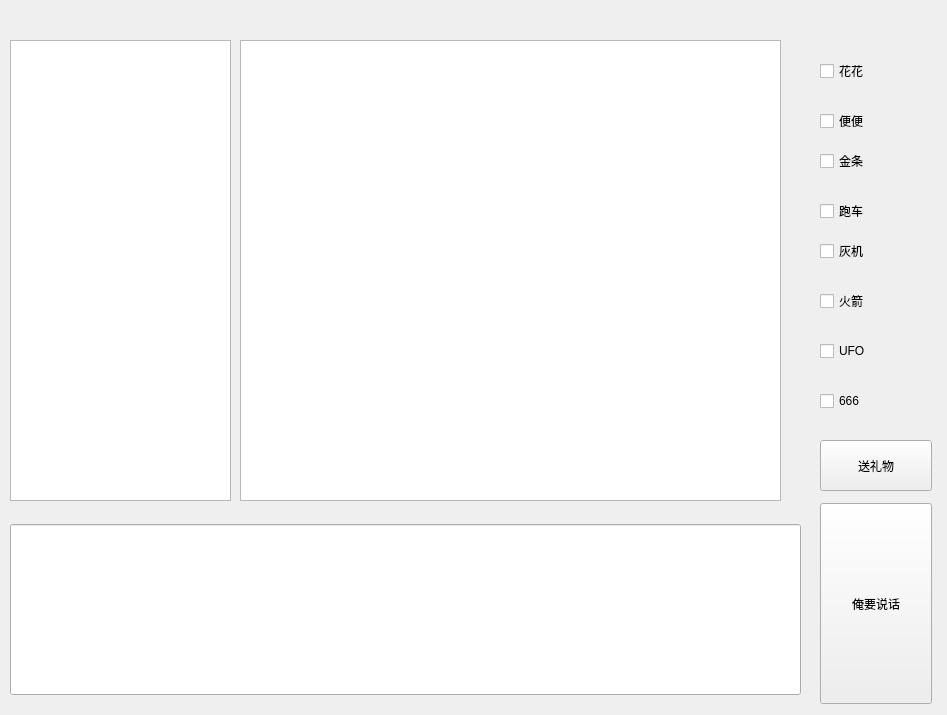
<?xml version="1.0" encoding="UTF-8"?>
<ui version="4.0">
 <class>Form</class>
 <widget class="QWidget" name="Form">
  <property name="geometry">
   <rect>
    <x>0</x>
    <y>0</y>
    <width>947</width>
    <height>715</height>
   </rect>
  </property>
  <property name="windowTitle">
   <string>讯影v1.0</string>
  </property>
  <widget class="QPushButton" name="send_out">
   <property name="geometry">
    <rect>
     <x>820</x>
     <y>503</y>
     <width>112</width>
     <height>201</height>
    </rect>
   </property>
   <property name="text">
    <string>俺要说话</string>
   </property>
  </widget>
  <widget class="QCheckBox" name="giving_flower">
   <property name="geometry">
    <rect>
     <x>820</x>
     <y>60</y>
     <width>105</width>
     <height>22</height>
    </rect>
   </property>
   <property name="text">
    <string>花花</string>
   </property>
  </widget>
  <widget class="QCheckBox" name="giving_faeces">
   <property name="geometry">
    <rect>
     <x>820</x>
     <y>110</y>
     <width>105</width>
     <height>22</height>
    </rect>
   </property>
   <property name="text">
    <string>便便</string>
   </property>
  </widget>
  <widget class="QCheckBox" name="giving_gold">
   <property name="geometry">
    <rect>
     <x>820</x>
     <y>150</y>
     <width>105</width>
     <height>22</height>
    </rect>
   </property>
   <property name="text">
    <string>金条</string>
   </property>
  </widget>
  <widget class="QCheckBox" name="giving_car">
   <property name="geometry">
    <rect>
     <x>820</x>
     <y>200</y>
     <width>105</width>
     <height>22</height>
    </rect>
   </property>
   <property name="text">
    <string>跑车</string>
   </property>
  </widget>
  <widget class="QCheckBox" name="giving_plane">
   <property name="geometry">
    <rect>
     <x>820</x>
     <y>240</y>
     <width>105</width>
     <height>22</height>
    </rect>
   </property>
   <property name="text">
    <string>灰机</string>
   </property>
  </widget>
  <widget class="QCheckBox" name="giving_rocket">
   <property name="geometry">
    <rect>
     <x>820</x>
     <y>290</y>
     <width>105</width>
     <height>22</height>
    </rect>
   </property>
   <property name="text">
    <string>火箭</string>
   </property>
  </widget>
  <widget class="QCheckBox" name="giving_UFO">
   <property name="geometry">
    <rect>
     <x>820</x>
     <y>340</y>
     <width>105</width>
     <height>22</height>
    </rect>
   </property>
   <property name="text">
    <string>UFO</string>
   </property>
  </widget>
  <widget class="QCheckBox" name="giving_nice">
   <property name="geometry">
    <rect>
     <x>820</x>
     <y>390</y>
     <width>105</width>
     <height>22</height>
    </rect>
   </property>
   <property name="text">
    <string>666</string>
   </property>
  </widget>
  <widget class="QPushButton" name="gift_giving">
   <property name="geometry">
    <rect>
     <x>820</x>
     <y>440</y>
     <width>112</width>
     <height>51</height>
    </rect>
   </property>
   <property name="text">
    <string>送礼物</string>
   </property>
  </widget>
  <widget class="QLineEdit" name="chat_out">
   <property name="geometry">
    <rect>
     <x>10</x>
     <y>524</y>
     <width>791</width>
     <height>171</height>
    </rect>
   </property>
  </widget>
  <widget class="QTextEdit" name="information_box">
   <property name="geometry">
    <rect>
     <x>240</x>
     <y>40</y>
     <width>541</width>
     <height>461</height>
    </rect>
   </property>
  </widget>
  <widget class="QTextEdit" name="list_box">
   <property name="geometry">
    <rect>
     <x>10</x>
     <y>40</y>
     <width>221</width>
     <height>461</height>
    </rect>
   </property>
  </widget>
 </widget>
 <resources/>
 <connections/>
</ui>
